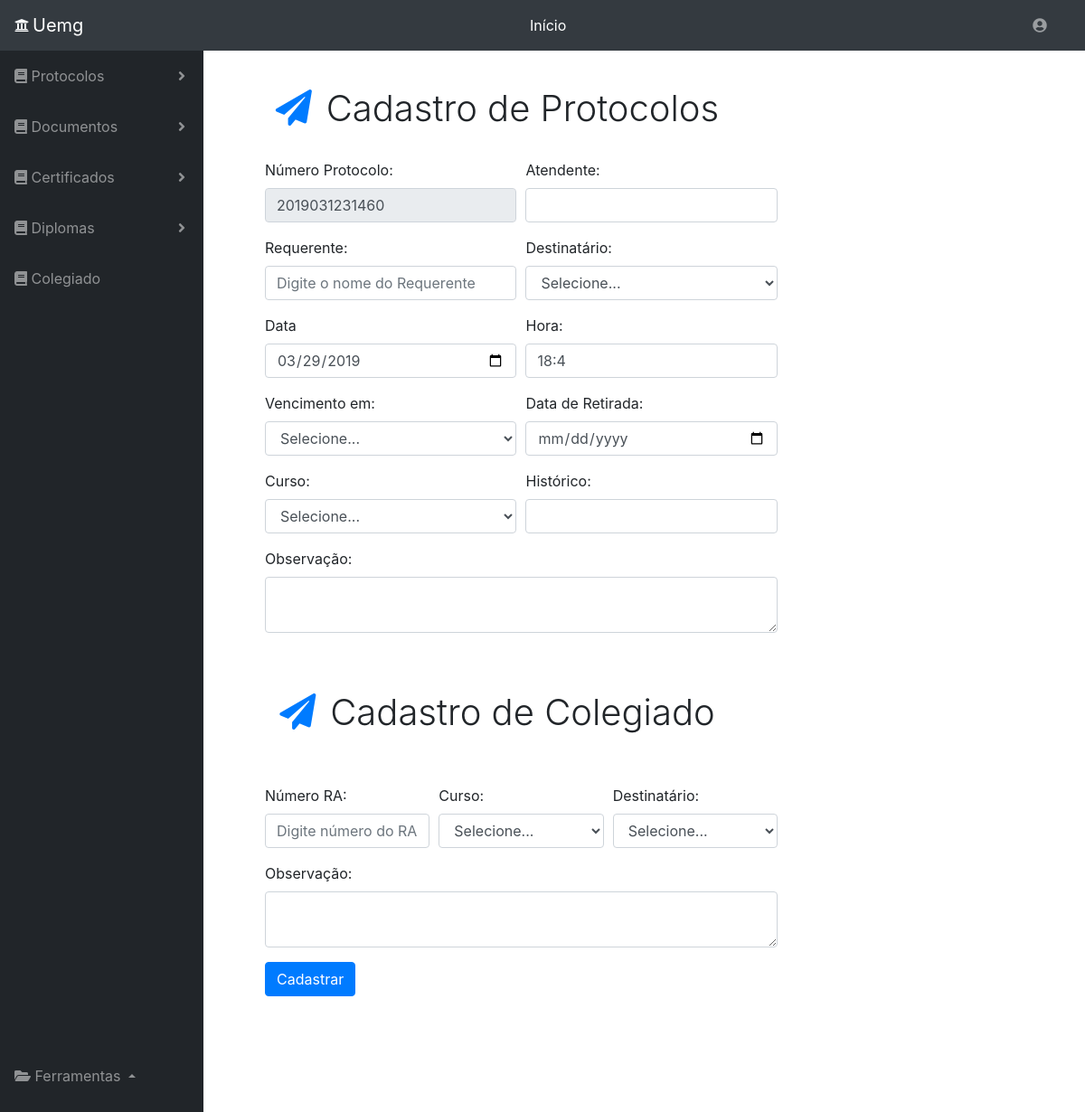
The page /addprotocolos.php on the database as committed earlier.
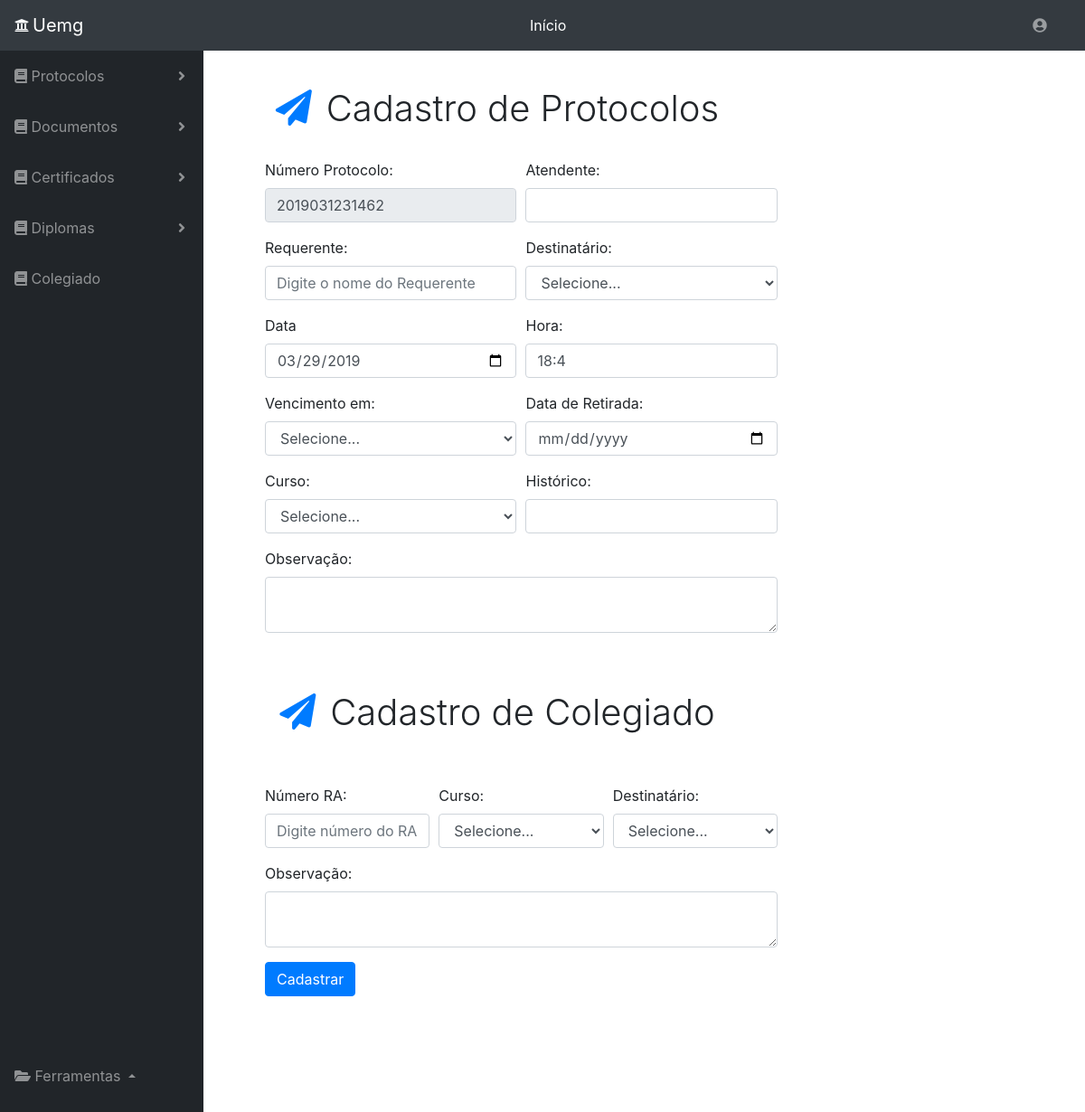
The same page on the database as committed later.
### tables this page shows
CREATE TABLE `addprotocolos` (
  `Id` int(11) NOT NULL,
  `nome` varchar(255) NOT NULL,
  `atendente` varchar(255) NOT NULL,
  `curso` varchar(255) NOT NULL,
  `historico` varchar(255) NOT NULL,
  `data` date NOT NULL,
  `observacao` varchar(1000) NOT NULL,
  `numproto` varchar(255) NOT NULL,
  `ra` varchar(50) NOT NULL,
  `obsevacaocolegiado` varchar(255) NOT NULL,
  `cursocolegiado` varchar(255) NOT NULL,
  `encaminhamento` varchar(255) NOT NULL,
  `encaminhamentocolegiado` varchar(255) NOT NULL,
  `vencimento` varchar(255) NOT NULL,
  `dataretirada` date NOT NULL,
  `hora` time NOT NULL,
  `datavencimento` date NOT NULL,
  `statusColeg` tinyint(1) NOT NULL,
  `status` tinyint(1) NOT NULL
);

### addprotocolos.php (the view, shortened to what the changed rows need)
<!DOCTYPE html>
<head>
    <link rel="stylesheet" href="https://stackpath.bootstrapcdn.com/bootstrap/4.1.3/css/bootstrap.min.css">
    <link rel="stylesheet" type="text/css" media="screen" href="menu.css" />
    <link rel="stylesheet" href="https://use.fontawesome.com/releases/v5.5.0/css/all.css">
</head>
<body id="page-top" onload="time()">
    <div id="wrapper">
      <?php include_once 'side_bar.php';?>
<div id="content-wrapper">
        <div class="container-fluid" >
          <div class="row mb-5 justifiy-content-center">
            <div class="col-sm-12 col-md-10 col-lg-8">
       <div class="row">
      <div class="col-12 text-center my-4">
        <h1 style="font-weight: 330;"><i class="fa fa-paper-plane text-primary mr-3" aria-hidden="true" ></i>Cadastro de Protocolos</h1>
      </div>
    </div>
        <form method="post" action="funções/adicionarproto.php">
          <div class="form-row ml-5">
            <div class="form-group col-sm-6 " >
             <?php
              $sql = "SELECT Id FROM addprotocolos ORDER BY Id DESC LIMIT 1";
              $execute = mysqli_query($conn,$sql);
              $dados = mysqli_fetch_assoc($execute);
              $dadosId =  $dados['Id'] + 1;
              ?>
              <label for="inputNumProto">Número Protocolo:</label>
              <input type="text" class="form-control"  id="inputNumProto" name="numproto" value="<?php echo date('Ym').str_pad($dadosId , 4, "0", STR_PAD_LEFT); ?>" readonly="true">
            </div>
          </div>
    <div class="row">
      <div class="col-12 text-center my-5">
        <h1 style="font-weight: 330;"><i class="fa fa-paper-plane text-primary mr-3" aria-hidden="true"></i>Cadastro de Colegiado</h1>
      </div>
    </div>
                 </form>
                </div>
            </div>
        </div>
</div>
  </body>
</html>

Rows that differ between the two databases and show on the page:
no longer on this page (row edited): addprotocolos: numproto "2019031231460"
added addprotocolos: numproto "2019031231462"
